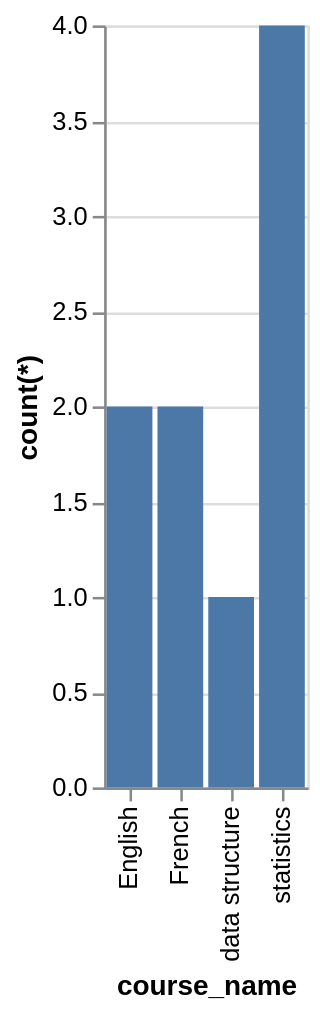

Express this chart as Vega-Lite.
### Vega-Lite specification from a JSON file in a GitHub repository (floating-point values rounded to 4 significant figures)
{"data": {"values": [{"x_data": "English", "y_data": 2}, {"x_data": "French", "y_data": 2}, {"x_data": "data structure", "y_data": 1}, {"x_data": "statistics", "y_data": 4}]}, "mark": "bar", "encoding": {"x": {"field": "x_data", "type": "nominal", "title": "course_name", "sort": "ascending"}, "y": {"field": "y_data", "type": "quantitative", "title": "count(*)"}}}
